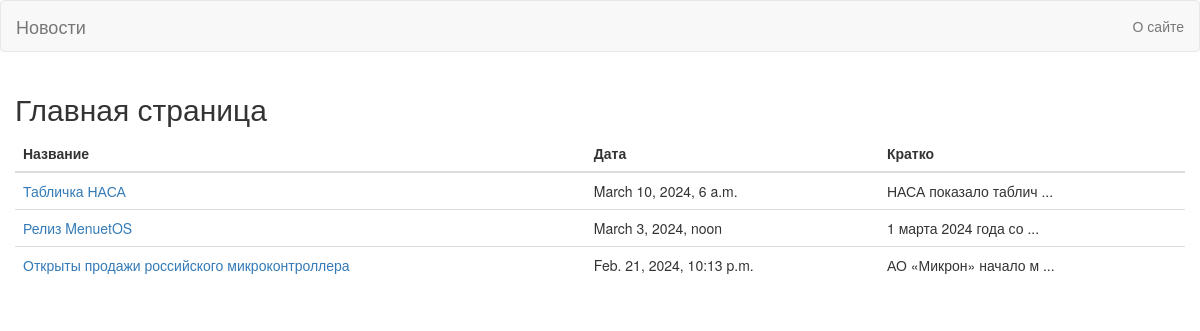
The page /news/ on the database as committed earlier.
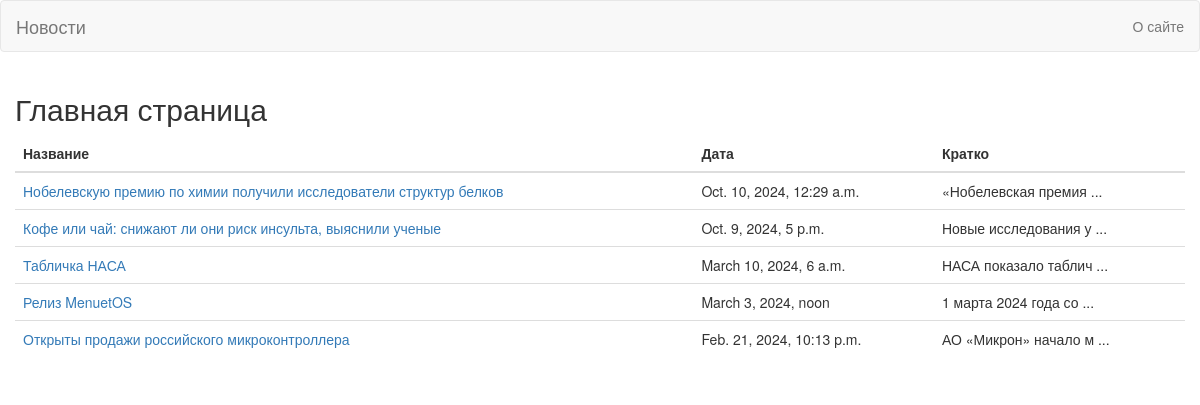
The same page on the database as committed later.
### news_app/models.py (models this page shows, shortened)
class Articles(models.Model):
    title = models.CharField('Название', max_length=100)
    text = models.TextField('Текст')
    date = models.DateTimeField('Дата')
    class Meta:
        verbose_name = 'Новость'
        verbose_name_plural = 'Новости'

### news_app/views.py (the view)
# urls.py: path('news/', views.news, name='news'),
def news(request):
    news = Articles.objects.order_by("-date")
    return render(request, 'flatpages/news.html', {'news':news})

### templates/flatpages/news.html (shortened to what this page needs)
{% extends 'flatpages/default.html' %}
{% block content %}
<div class="header">
<h2>Главная страница</h2>
</div>
<div class="content table-responsive table-full-width">
 <table class="table table-hover">
                                    <thead>
                                        <th>Название</th>
                                    	<th>Дата</th>
                                    	<th>Кратко</th>
                                    </thead>
     <tbody>
     {% for el in news %}
     <tr><td><a href="{% url 'news-detail' el.id %}">{{ el.title }}</a></td><td>{{ el.date }}</td><td>{{ el.text|slice:":20" }} ...</td></tr>
     {% endfor %}
     </tbody>
 </table>
</div>
{% endblock %}

### templates/flatpages/default.html (shortened to what this page needs)
<!doctype html>
<html lang="en">
<head>
    {% load static %}
    <link href="{% static 'css/bootstrap.min.css' %}" rel="stylesheet" />
</head>
<body>
    <div class="main-panel" >
        <nav class="navbar navbar-default navbar-fixed">
            <div class="container-fluid" >
                <div class="navbar-header">
                    <a class="navbar-brand" href="{% url 'news' %}">Новости</a>
                </div>
                <ul class="nav navbar-nav navbar-right">
                    <li>
                        <a href="{% url 'about' %}">
                               О сайте
                        </a>
                    </li>
            </div>
        </nav>
    </div>
<div class="content">
    <div class="container-fluid">
                <div class="row">
                    <div class="col-md-12">
                        <div class="card card-plain">
{% block content %}{% endblock %}
                            </div>
                        </div>
                    </div>
        </div>
    </div>
</body>
</html>

Rows that differ between the two databases and show on the page:
added Articles: title "Нобелевскую премию по химии получили исследователи структур белков", date "Oct. 10, 2024, 12:29 a.m.", text "«Нобелевская премия"
added Articles: title "Кофе или чай: снижают ли они риск инсульта, выяснили ученые", date "Oct. 9, 2024, 5 p.m.", text "Новые исследования у"
